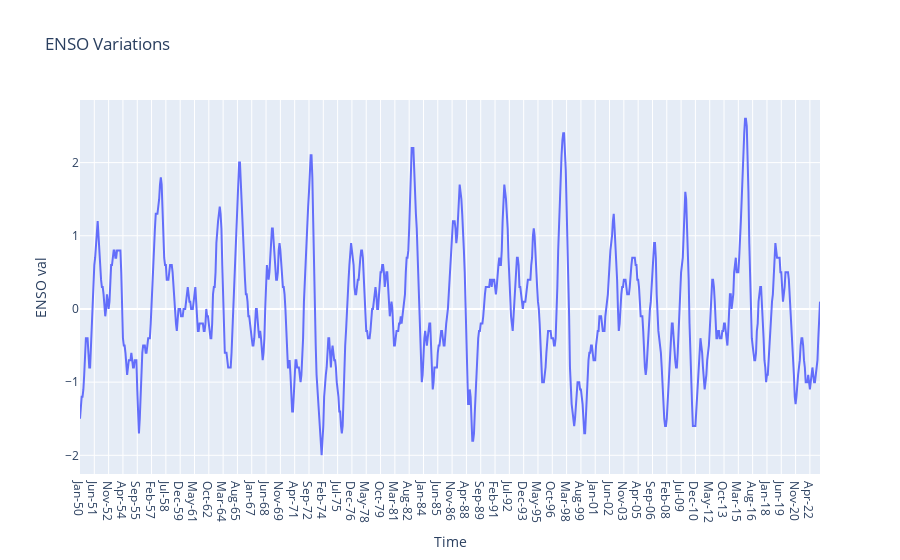

Notebook source saved alongside this figure:
### Code cell
import plotly.express as px
fig= px.line(df, x='Time', y='ENSO val', title='ENSO Variations')
fig.show()

### Figure 1 — Plotly figure (JSON) as saved in the notebook; plotly's stock layout.template omitted (floating-point values rounded to 4 significant figures; data arrays with more than 128 entries replaced by an {"elided": "..."} marker saying what was removed)
{"data": [{"hovertemplate": "Time=%{x}<br>ENSO val=%{y}<extra></extra>", "legendgroup": "", "line": {"color": "#636efa", "dash": "solid"}, "marker": {"symbol": "circle"}, "mode": "lines", "name": "", "orientation": "v", "showlegend": false, "type": "scatter", "x": {"elided": "880 str values"}, "xaxis": "x", "y": {"elided": "880 float values"}, "yaxis": "y"}], "layout": {"legend": {"tracegroupgap": 0}, "title": {"text": "ENSO Variations"}, "xaxis": {"anchor": "y", "domain": [0, 1], "title": {"text": "Time"}}, "yaxis": {"anchor": "x", "domain": [0, 1], "title": {"text": "ENSO val"}}}}
